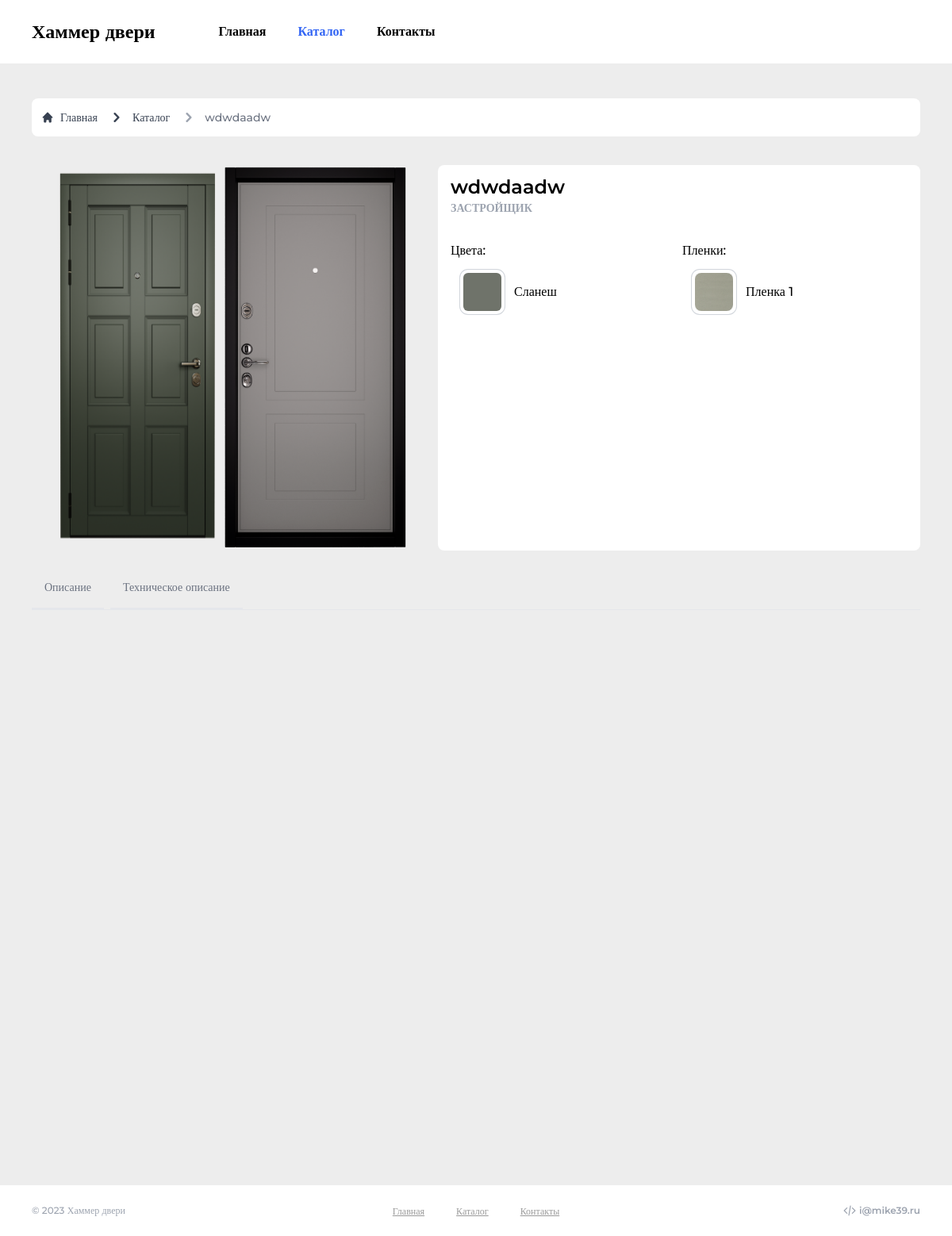
Screenshot of /catalog/2 with the database file from the repository.
### doors/models.py (models this page shows, shortened)
class Door(models.Model):
    title = models.CharField(max_length=30, verbose_name="Название")
    branch = models.ForeignKey(Branch, on_delete=models.CASCADE, verbose_name="Назначение")
    description = models.CharField(max_length=255, verbose_name="Описание")
    inside_img = models.ForeignKey(Panel, on_delete=models.CASCADE, verbose_name="Внутреняя панель",
                                      related_name="inside_panel")
    outside_img = models.ForeignKey(Panel, on_delete=models.CASCADE, verbose_name="Внешняя панель",
                                       related_name="outside_panel")
    colors = models.ManyToManyField(Color, verbose_name="Цвета")
    films = models.ManyToManyField(Film, verbose_name="Пленки")
    tech_info = models.CharField(max_length=5000, verbose_name="Техническое описание")
    price = models.IntegerField(verbose_name="Цена")
    popular = models.IntegerField(editable=False, default=0)
    history = HistoricalRecords()

class Panel(models.Model):
    name = models.CharField(max_length=50, verbose_name="Название")
    image = models.ImageField(verbose_name="Фото панели", upload_to="panels")

class Branch(models.Model):
    name = models.CharField(max_length=30, verbose_name="Назначение")

class Color(models.Model):
    name = models.CharField(max_length=30, verbose_name="Название")
    hex_value = models.CharField(max_length=7, verbose_name="Цвет")

class Film(models.Model):
    name = models.CharField(max_length=30, verbose_name="Название")
    image = models.ImageField(verbose_name="Пленка", upload_to="films")

### doors/views.py (the view)
# urls.py: path('catalog/<int:pk>', views.detail, name='detail'),
def detail(request, pk=1):
    door = Door.objects.all()[pk - 1]
    return render(request, "pages/detail.html", context={'door': door, 'title': door.title})

### templates/pages/detail.html (shortened to what this page needs)
{% extends '_base.html' %}
{% block content %}
    <section class="pt-5 max-w-[1280px] mx-auto px-10">
        <div class="bg-white rounded-lg py-3 px-3 w-full my-6 flex gap-4">
            <nav class="flex" aria-label="Breadcrumb">
                <ol class="inline-flex items-center space-x-1 md:space-x-3">
                    <li class="inline-flex items-center">
                        <a href="/"
                           class="inline-flex items-center text-sm font-medium text-gray-700 hover:text-blue-600 dark:text-gray-400 dark:hover:text-white">
                            Главная
                        </a>
                    </li>
                    <li class="inline-flex items-center">
                        <a href="/catalog"
                           class="inline-flex items-center text-sm font-medium text-gray-700 hover:text-blue-600 dark:text-gray-400 dark:hover:text-white">
                            <svg aria-hidden="true" class="w-6 h-6 mr-2" fill="currentColor"
                                 viewBox="0 0 20 20"
                                 xmlns="http://www.w3.org/2000/svg">
                                <path fill-rule="evenodd"
                                      d="M7.293 14.707a1 1 0 010-1.414L10.586 10 7.293 6.707a1 1 0 011.414-1.414l4 4a1 1 0 010 1.414l-4 4a1 1 0 01-1.414 0z"
                                      clip-rule="evenodd"></path>
                            </svg>
                            Каталог
                        </a>
                    </li>
                    <li aria-current="page">
                        <div class="flex items-center">
                            <svg aria-hidden="true" class="w-6 h-6 text-gray-400" fill="currentColor"
                                 viewBox="0 0 20 20"
                                 xmlns="http://www.w3.org/2000/svg">
                                <path fill-rule="evenodd"
                                      d="M7.293 14.707a1 1 0 010-1.414L10.586 10 7.293 6.707a1 1 0 011.414-1.414l4 4a1 1 0 010 1.414l-4 4a1 1 0 01-1.414 0z"
                                      clip-rule="evenodd"></path>
                            </svg>
                            <span class="ml-1 text-sm font-medium text-gray-500 md:ml-2 dark:text-gray-400">{{ door.title }}</span>
                        </div>
                    </li>
                </ol>
            </nav>
        </div>
        <div class="h-full">
            <div class="flex pt-3">
                <div class="flex max-w-lg px-8">
                    <img class="min-w-[100px]" src="{{ door.inside_img.image.url }}" alt="{{ door.inside_img.name }}"/>
                    <img class="min-w-[100px]" src="{{ door.outside_img.image.url }}"
                         alt="{{ door.outside_img.name }}"/>
                </div>
                <div class="bg-white flex-1 rounded-lg px-4 py-3 ">
                    <h1 class="text-2xl ">{{ door.title }}</h1>
                    <p class="font-bold text-gray-400 uppercase text-sm pb-8">{{ door.branch.name }}</p>
                    <div class="flex flex-wrap gap-2">
                        <div class="flex-1">
                            <h2 class="font-medium">Цвета:</h2>
                            {% for color in door.colors.all %}
                                <article
                                        class="min-w-[200px] rounded-lg p-4 hover:bg-gray-200 flex gap-4 items-center">
                                    <div class="ring-1 ring-gray-300 ring-offset-4 rounded-md h-12 w-12"
                                         style="background: {{ color.hex_value }}"></div>
                                    <p class="font-medium">{{ color.name }}</p>
                                </article>
                            {% endfor %}
                        </div>
                        <div class="flex-1">
                            <h2 class="font-medium">Пленки:</h2>
                            {% for film in door.films.all %}
                                <article
                                        class="min-w-[200px] rounded-lg p-4 hover:bg-gray-200 flex gap-4 items-center group">
                                    <div class="ring-1 ring-gray-300 ring-offset-4 rounded-md h-12 w-12 relative ">
                                        <img class="object-fill rounded-lg aspect-square" src="{{ film.image.url }}"
                                             alt="Film"/>
                                    </div>
                                    <p class="font-medium">{{ film.name }}</p>
                                </article>
                            {% endfor %}
                        </div>
                    </div>
                </div>
            </div>
        </div>
    </section>
    <section class="pt-5 max-w-[1280px] mx-auto px-10 min-h-screen">
        <ul id="door_info"
            data-tabs-toggle="#door_info_content"
            class="flex flex-wrap text-sm font-medium text-center text-gray-500 border-b border-gray-200 dark:border-gray-700 dark:text-gray-400 ">
            <li class="mr-2" role="presentation">
                <button class="inline-block p-4 border-b-2 rounded-t-lg" id="description-tab"
                        data-tabs-target="#description"
                        type="button" role="tab" aria-controls="description" aria-selected="false">Описание
                </button>
            </li>
            <li class="mr-2">
                <button class="inline-block p-4 border-b-2 rounded-t-lg" id="description-tab"
                        data-tabs-target="#tech"
                        type="button" role="tab" aria-controls="tech" aria-selected="false">Техническое описание
                </button>
            </li>
        </ul>
        <div id="door_info_content" class="p-4">
        </div>
    </section>
{% endblock content %}

### rows the page displays
Door: title "wdwdaadw", inside_img.image (picture), outside_img.image (picture), branch.name "ЗАСТРОЙЩИК"
Color: name "Сланеш"
Film: image (picture), name "Пленка 1"
